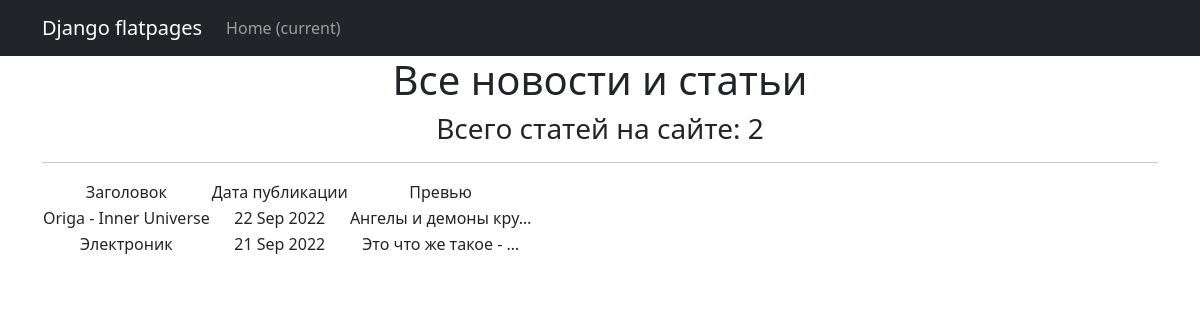
The page /news/ on the database as committed earlier.
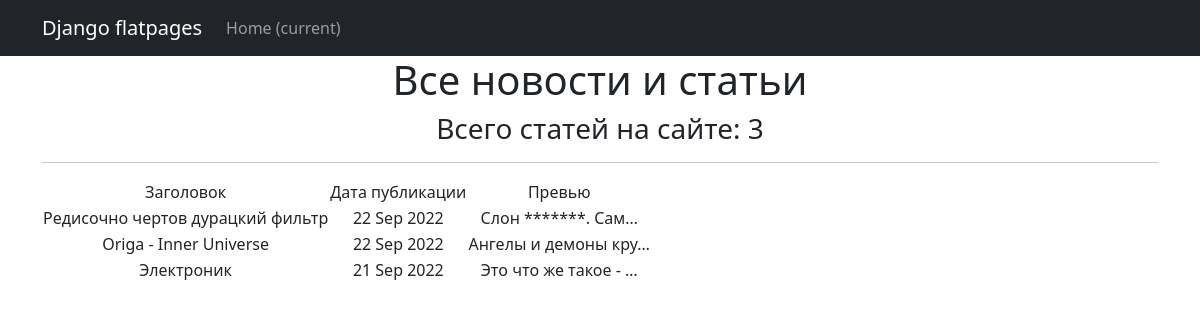
The same page on the database as committed later.
### NewsPortal/models.py (models this page shows, shortened)
class Post(models.Model):
    post_author = models.ForeignKey(Author, on_delete=models.CASCADE)
    post_type = models.CharField(max_length=20, choices=CHOICES, default='news')
    post_time = models.DateTimeField(auto_now_add=True)
    post_categories = models.ManyToManyField(Category, through='PostCategory')
    post_title = models.CharField(max_length=50)
    post_text = models.TextField(blank=True)
    post_rating = models.IntegerField(default=0)

### NewsPortal/views.py (the view)
# urls.py: path('', NewsList.as_view()),
class NewsList(ListView):
    model = Post
    ordering = ['-post_time']
    template_name = 'news.html'
    context_object_name = 'news'

### NewsPortal/templatetags/custom_filters.py (called while the page is built)
@register.filter(name='censor')
def censor(value: str):
    if not isinstance(value, str):
        value = str(value)
    for word in re_findall(r'\b\S+\b', value):
        if word.lower() not in filth_list:
            continue
        regex = rf'(?=^|\S+){re_escape(word)}(?=\S+|$)'
        value = re_sub(regex, '*' * len(word), value)
    return value

### templates/news.html (shortened to what this page needs)
{% extends 'flatpages/default.html' %}
{% load custom_filters %}
{% block content %}
   <h1>Все новости и статьи</h1>
   <h3>Всего статей на сайте: {{ news|length }}</h3>
   <hr>
   {% if news %}
       <table>
           <tr>
               <td>Заголовок</td>
               <td>Дата публикации</td>
               <td>Превью</td>
           </tr>
           {% for post in news %}
           <tr>
               <td>{{ post.post_title }}</td>
               <td>{{ post.post_time|date:'d M Y' }}</td>
               <td>{{ post.post_text|truncatechars:20|censor }}</td>
           </tr>
           {% endfor %}
       </table>
   {% else %}
       <h2>По какой-то причине все статьи и новости пропали!</h2>
   {% endif %}
{% endblock content %}

### templates/flatpages/default.html (shortened to what this page needs)
<!DOCTYPE html>
{% load static %}
<html lang="en">
    <head>
        <link href="{% static 'css/styles.css' %}" rel="stylesheet" />
    </head>
    <body>
<nav class="navbar navbar-expand-lg navbar-dark bg-dark static-top">
   <div class="container">
       <a class="navbar-brand" href="#">Django flatpages</a>
       <div class="collapse navbar-collapse" id="navbarResponsive">
           <ul class="navbar-nav ml-auto">
               <li class="nav-item active">
                   <a class="nav-link" href="#">Home
                       <span class="sr-only">(current)</span>
                   </a>
               </li>
           </ul>
       </div>
   </div>
</nav>
<div class="container">
   <div class="row">
       <div class="col-lg-12 text-center">
           {% block content %}{% endblock content %}
       </div>
   </div>
</div>
    </body>
</html>

Rows that differ between the two databases and show on the page:
added Post: post_title "Редисочно чертов дурацкий фильтр", post_time "22 Sep 2022", post_text|censor "Слон *******. Сам…"
Other text that changed with them:
{{ news|length }}: "2" → "3"
